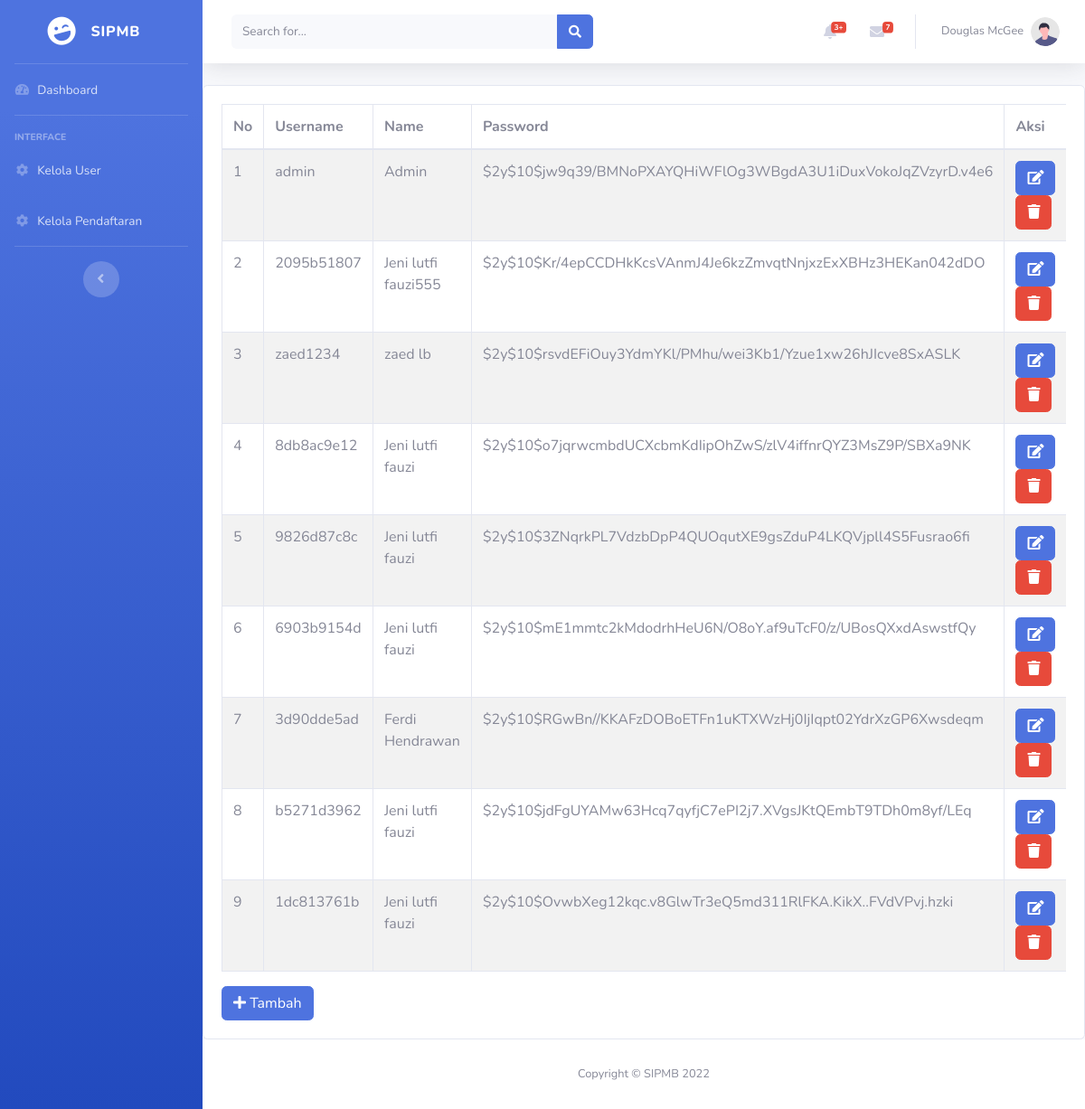
Screenshot of /index.php/admin/data_user with the database file from the repository.
### tables this page shows
CREATE TABLE `user` (
  `id` int(11) NOT NULL,
  `id_unit` varchar(25) NOT NULL,
  `username` varchar(125) NOT NULL,
  `name` varchar(100) NOT NULL,
  `email` varchar(256) NOT NULL,
  `password` varchar(256) NOT NULL,
  `role` varchar(100) NOT NULL,
  `is_aktif` int(11) NOT NULL,
  `token` varchar(255) NOT NULL
);

### application/controllers/Admin.php (called while the page is built, shortened)
<?php
class Admin extends CI_Controller {
    public function __construct()
    {
      $this->load->library('session');
      $this->load->helper('url');
      $this->load->model('m_admin');
    }
    public function data_user() {
      $data['session'] = $this->session->userdata();
      $data['title'] = 'Data User';
      $data['data_user'] = $this->db->get('user')->result_array();
      $this->load->view('template/header',$data);
      $this->load->view('template/sidebar');
      $this->load->view('admin/data_user');
      $this->load->view('template/footer');
    }
}

### index.php (called while the page is built, shortened)
<?php
require_once BASEPATH.'core/CodeIgniter.php';

### application/views/admin/data_user.php (the view, shortened to what this page needs)
<div class="card">
  <div class="card-body">
      <div class="card-body p-0">
        <div class="table-responsive">
          <table id="test" class="table table-striped table-bordered"  style="width:100%">
            <thead>
            <tr>
              <th>No</th>
              <th>Username</th>
              <th>Name</th>
              <th>Password</th>
              <th>Aksi</th>
            </tr>
            </thead>
            <tbody>
            <?php
            $no=1;
         foreach ($data_user as $users) : ?>
            <tr>
              <td><?= $no++ ?></td>
              <td><?= $users['username'] ?></td>
              <td><?= $users['name'] ?></td>
              <td><?= $users['password'] ?></td>
              <td>
              <a href="<?php echo base_url(); ?>index.php/admin/edit_user/<?php echo $users['id']; ?>" class="btn btn-primary"><i class="fas fa-edit"></i></a>
              <a href="<?php echo base_url(); ?>index.php/admin/delete_user/<?php echo $users['id']; ?>" class="btn btn-danger "> <i class="fas fa-trash"></i></a>
              </td>
            </tr>
            <?php endforeach; ?>
            </tbody>
          </table>
          <a href="<?php echo base_url(); ?>index.php/admin/tambah_user" class="btn btn-primary" onclick="Apakah ingin menghapus data?"><i class="fas fa-plus"></i> Tambah</a>
        </div>
      </div>
    </div>
  </div>

### application/views/template/header.php (shortened to what this page needs)
<!DOCTYPE html>
<html lang="en">
<head>
    <link href="<?php echo base_url('template_admin/') ?>vendor/fontawesome-free/css/all.min.css" rel="stylesheet" type="text/css">
    <link href="<?php echo base_url('template_admin/') ?>css/sb-admin-2.min.css" rel="stylesheet">
</head>
<body id="page-top">

### application/views/template/sidebar.php (shortened to what this page needs)
<div id="wrapper">
        <ul class="navbar-nav bg-gradient-primary sidebar sidebar-dark accordion" id="accordionSidebar">
            <a class="sidebar-brand d-flex align-items-center justify-content-center" href="index.html">
                <div class="sidebar-brand-icon rotate-n-15">
                    <i class="fas fa-laugh-wink"></i>
                </div>
                <div class="sidebar-brand-text mx-3">SIPMB <sup></sup></div>
            </a>
            <hr class="sidebar-divider my-0">
            <li class="nav-item">
                <a class="nav-link" href="<?php echo base_url('index.php/admin/dashboard') ?>">
                    <i class="fas fa-fw fa-tachometer-alt"></i>
                    <span>Dashboard</span></a>
            </li>
            <hr class="sidebar-divider">
            <div class="sidebar-heading">
                Interface
            </div>
            <li class="nav-item">
                <a class="nav-link collapsed" href="<?php echo base_url('index.php/admin/data_user') ?>" >
                    <i class="fas fa-fw fa-cog"></i>
                    <span>Kelola User</span>
                </a>
            </li>
            <li class="nav-item">
                <a class="nav-link collapsed" href="<?php echo base_url('index.php/admin/data_pendaftaran') ?>" >
                    <i class="fas fa-fw fa-cog"></i>
                    <span>Kelola Pendaftaran</span>
                </a>
            </li>
            <hr class="sidebar-divider d-none d-md-block">
            <div class="text-center d-none d-md-inline">
                <button class="rounded-circle border-0" id="sidebarToggle"></button>
            </div>
        </ul>
        <div id="content-wrapper" class="d-flex flex-column">
            <div id="content">
                <nav class="navbar navbar-expand navbar-light bg-white topbar mb-4 static-top shadow">
                    <form
                        class="d-none d-sm-inline-block form-inline mr-auto ml-md-3 my-2 my-md-0 mw-100 navbar-search">
                        <div class="input-group">
                            <input type="text" class="form-control bg-light border-0 small" placeholder="Search for..."
                                aria-label="Search" aria-describedby="basic-addon2">
                            <div class="input-group-append">
                                <button class="btn btn-primary" type="button">
                                    <i class="fas fa-search fa-sm"></i>
                                </button>
                            </div>
                        </div>
                    </form>
                    <ul class="navbar-nav ml-auto">
                        <li class="nav-item dropdown no-arrow mx-1">
                            <a class="nav-link dropdown-toggle" href="#" id="alertsDropdown" role="button"
                                data-toggle="dropdown" aria-haspopup="true" aria-expanded="false">
                                <i class="fas fa-bell fa-fw"></i>
                                <span class="badge badge-danger badge-counter">3+</span>
                            </a>
                        </li>
                        <li class="nav-item dropdown no-arrow mx-1">
                            <a class="nav-link dropdown-toggle" href="#" id="messagesDropdown" role="button"
                                data-toggle="dropdown" aria-haspopup="true" aria-expanded="false">
                                <i class="fas fa-envelope fa-fw"></i>
                                <span class="badge badge-danger badge-counter">7</span>
                            </a>
                        </li>
                        <li class="nav-item dropdown no-arrow">
                            <a class="nav-link dropdown-toggle" href="#" id="userDropdown" role="button"
                                data-toggle="dropdown" aria-haspopup="true" aria-expanded="false">
                                <span class="mr-2 d-none d-lg-inline text-gray-600 small">Douglas McGee</span>
                                <img class="img-profile rounded-circle"
                                    src="img/undraw_profile.svg">
                            </a>
                        </li>
                    </ul>
                </nav>

### application/views/template/footer.php (shortened to what this page needs)
            </div>
            <footer class="sticky-footer bg-white">
                <div class="container my-auto">
                    <div class="copyright text-center my-auto">
                        <span>Copyright &copy; SIPMB 2022</span>
                    </div>
                </div>
            </footer>
        </div>
    </div>
</body>
</html>

### rows the page displays
user: username "admin", name "Admin", password "$2y$10$jw9q39/BMNoPXAYQHiWFlOg3WBgdA3U1iDuxVokoJqZVzyrD.v4e6"
user: username "2095b51807", name "Jeni lutfi fauzi555", password "$2y$10$Kr/4epCCDHkKcsVAnmJ4Je6kzZmvqtNnjxzExXBHz3HEKan042dDO"
user: username "zaed1234", name "zaed lb", password "$2y$10$rsvdEFiOuy3YdmYKl/PMhu/wei3Kb1/Yzue1xw26hJIcve8SxASLK"
user: username "8db8ac9e12", name "Jeni lutfi fauzi", password "$2y$10$o7jqrwcmbdUCXcbmKdIipOhZwS/zlV4iffnrQYZ3MsZ9P/SBXa9NK"
user: username "9826d87c8c", name "Jeni lutfi fauzi", password "$2y$10$3ZNqrkPL7VdzbDpP4QUOqutXE9gsZduP4LKQVjpll4S5Fusrao6fi"
user: username "6903b9154d", name "Jeni lutfi fauzi", password "$2y$10$mE1mmtc2kMdodrhHeU6N/O8oY.af9uTcF0/z/UBosQXxdAswstfQy"
user: username "3d90dde5ad", name "Ferdi Hendrawan", password "$2y$10$RGwBn//KKAFzDOBoETFn1uKTXWzHj0IjIqpt02YdrXzGP6Xwsdeqm"
user: username "b5271d3962", name "Jeni lutfi fauzi", password "$2y$10$jdFgUYAMw63Hcq7qyfjC7ePI2j7.XVgsJKtQEmbT9TDh0m8yf/LEq"
user: username "1dc813761b", name "Jeni lutfi fauzi", password "$2y$10$OvwbXeg12kqc.v8GlwTr3eQ5md311RlFKA.KikX..FVdVPvj.hzki"
